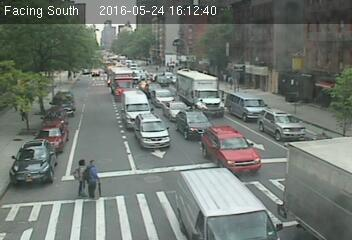
#> input picture LabelingTool/trial/26.jpg, 352 x 240 px; its folder holds 4 pictures in this run; the run also reads 1 picture not shown here
$ python trial.py   (Python 2 division)
#> lines starting #> are read from the running program, lines starting #| are printed output that depends on the picture

import os, sys
import matplotlib.pyplot as plt
from matplotlib.patches import Rectangle
import matplotlib.image as mpimg
import numpy as np
from matplotlib.widgets import Button
import glob
from tempfile import TemporaryFile


class Annotate(object):
    def __init__(self, image,name):
        self.img = image
        self.imgname = name
        self.i = 1
        self.col = 'b' # deafult color for true positive label
        self.ax = plt.gca()
        # Initialize the Reactangle patch object with properties
        self.rect = Rectangle((0,0), 1, 1, alpha = 1,ls = 'solid',fill = False, clip_on = True,color = self.col)
        # Initialize two diagonally opposite co-ordinates of reactangle as None
        self.xc = None
        self.yc = None
        self.x0 = None
        self.y0 = None
        self.x1 = None
        self.y1 = None
        self.sizeModifier = 2

        self.w = 30.0
        self.h = 40.0
        self.qkey = None
        self.objList = []

        #self.centers
        # The list that will store value of those two co-ordinates of
        # all the patches for storing into the file later
        self.xy = []
        self.ax.add_patch(self.rect)
        # Initialize mpl connect object
        connect = self.ax.figure.canvas.mpl_connect
        # Create objects that will handle user initiated events
        # We are using three events
        # First event is button press event (on left key click)-
        # on which on_click function is called
        self.ax.figure.canvas.mpl_connect('button_press_event', self.on_click)
        self.ax.figure.canvas.mpl_connect('close_event', self.handle_close)


        # Second event to draw, in case a mistake in labelling is made,
        # deleting the patch requires redrawing the original canvas
        self.draw_cid = connect('draw_event', self.grab_background)

        # Third event - key press event
        # To change color of the patches when you want to switch between
        # true postive and false postive labels
        self.ax.figure.canvas.mpl_connect('key_press_event',self.colorChange)


    def objCreation(self):
        # The new reactangle object to use after blit function (clearing
        # the canvas and removing rectangle objects)

        self.rect = Rectangle((0,0), 1, 1, alpha = 1,ls = 'solid',fill = False, clip_on = True)
        self.xc = None # x co-ordinate of patch center
        self.yc = None # y co-ordinate of patch center
        self.x0 = None # top left x co-ordinate of patch center
        self.y0 = None # top left y co-ordinate of patch center
        self.x1 = None # lower right y co-ordinate of patch center
        self.y1 = None # lower right y co-ordinate of patch center
        self.sizeModifier = 2 # The amount by which width/height will increase/decrease
        self.w = 30.0 # Initial width
        self.h = 40.0 # Initial height
        # Aspect Ratio of 3/4
        # Add the patch on the axes object of figure
        self.ax.add_patch(self.rect)


    # [219 lines left out: functions deletePrevious, resize, handle_close, close_plot, colorChange, on_click and 1 more, not called in this run]

        # Blit is used to successively retain and display patches on the screen
        # Else Successively drawing one patch will remove the last drawn patch
        #self.ax.figure.canvas.blit(self.ax.bbox)


    # The following three functions taken from
    # http://stackoverflow.com/questions/29277080/efficient-matplotlib-redrawing

    def safe_draw(self):
        """Temporarily disconnect the draw_event callback to avoid recursion"""
        canvas = self.ax.figure.canvas
        canvas.mpl_disconnect(self.draw_cid)
        canvas.draw()
        self.draw_cid = canvas.mpl_connect('draw_event', self.grab_background)


    def grab_background(self, event=None):
        """
        When the figure is resized, hide the rect, draw everything,
        and update the background.
        """
        self.rect.set_visible(False)
        self.safe_draw()

        # With most backends (e.g. TkAgg), we could grab (and refresh, in
        # self.blit) self.ax.bbox instead of self.fig.bbox, but Qt4Agg, and
        # some others, requires us to update the _full_ canvas, instead.
        self.background = self.ax.figure.canvas.copy_from_bbox(self.ax.figure.bbox)
        self.rect.set_visible(True)
        self.blit()


    def blit(self):
        """
        Efficiently update the figure, without needing to redraw the
        "background" artists.
        """
        self.objCreation()
        self.ax.figure.canvas.restore_region(self.background)
        self.ax.draw_artist(self.rect)
        self.ax.figure.canvas.blit(self.ax.figure.bbox)


if __name__ == '__main__':

    #for image_name in ('433.jpg','434.jpg'):
    #def main(image_name):
        # '''
        # Start label tool per image object
        # '''

    def main(imgname):


#> called with imgname = 'trial/26.jpg'
        img = mpimg.imread(imgname)
#> img is the input picture: shape (240, 352, 3); mean R, G, B 113.5, 120.6, 114.5
        # Create the canvas
        fig = plt.figure()
        ax = fig.add_subplot(111)
        # print type(img)
        ax.imshow(img)
        a = Annotate(img,imgname)

        plt.show()
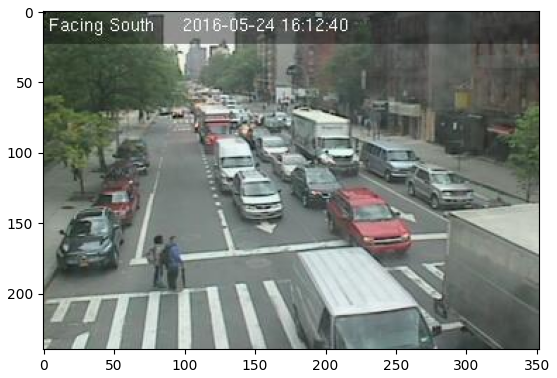
#> figure drawn by matplotlib, 1 panel

    def find_files(root):
        for d, dirs, files in os.walk(root):
            for f in files:
                yield os.path.join(d, f)


    flist = list(find_files('trial'))
    flist = filter(lambda x: x.endswith('.jpg'),flist)
    map(lambda imgname: main(imgname),flist)
#> call 2 of main, with imgname = 'trial/14.jpg'
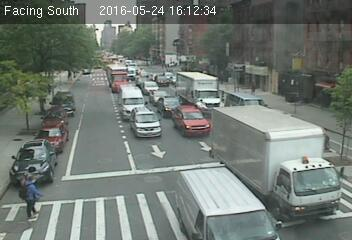
#> input picture LabelingTool/trial/14.jpg, 352 x 240 px
#> in main, img is the input picture: shape (240, 352, 3); mean R, G, B 113.4, 121.8, 115.6
#> in main (call 2), `plt.show()`:
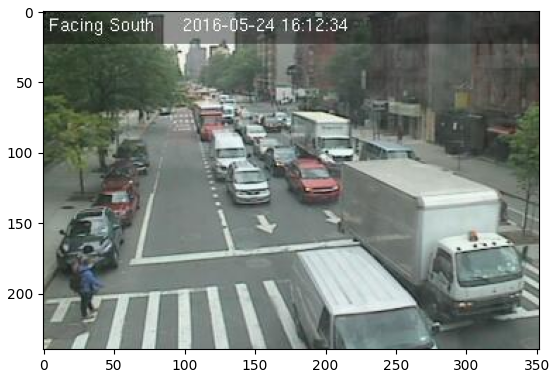
#> figure drawn by matplotlib, 1 panel
#> call 4 of main, with imgname = 'trial/16.jpg'
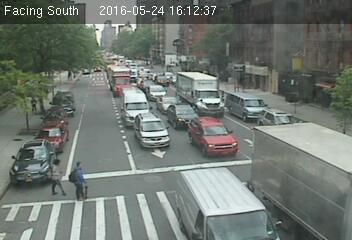
#> input picture LabelingTool/trial/16.jpg, 352 x 240 px
#> in main, img is the input picture: shape (240, 352, 3); mean R, G, B 112.6, 120.1, 113.8
#> in main (call 4), `plt.show()`:
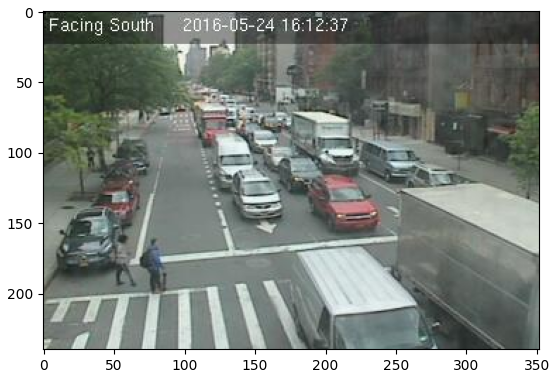
#> figure drawn by matplotlib, 1 panel
